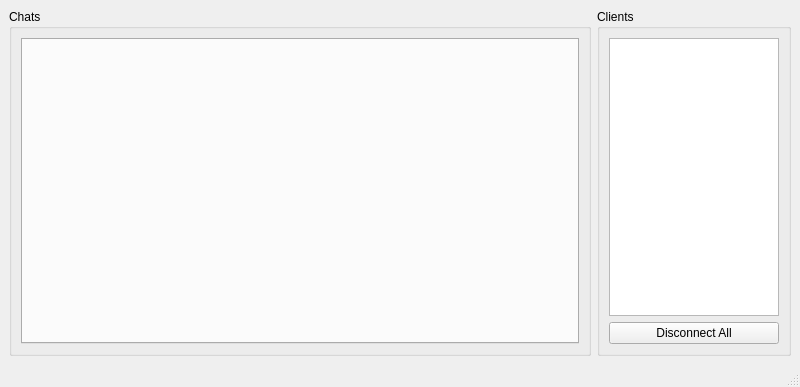
<?xml version="1.0" encoding="UTF-8"?>
<ui version="4.0">
 <class>MainWindow</class>
 <widget class="QMainWindow" name="MainWindow">
  <property name="geometry">
   <rect>
    <x>0</x>
    <y>0</y>
    <width>800</width>
    <height>387</height>
   </rect>
  </property>
  <property name="windowTitle">
   <string>Server</string>
  </property>
  <widget class="QWidget" name="centralwidget">
   <layout class="QHBoxLayout" name="horizontalLayout" stretch="3,1">
    <item>
     <widget class="QGroupBox" name="grpChats">
      <property name="title">
       <string>Chats</string>
      </property>
      <layout class="QVBoxLayout" name="verticalLayout_2">
       <item>
        <widget class="QTabWidget" name="tbChats">
         <property name="currentIndex">
          <number>-1</number>
         </property>
         <property name="tabsClosable">
          <bool>true</bool>
         </property>
        </widget>
       </item>
      </layout>
     </widget>
    </item>
    <item>
     <widget class="QGroupBox" name="grpClients">
      <property name="title">
       <string>Clients</string>
      </property>
      <layout class="QVBoxLayout" name="verticalLayout">
       <item>
        <widget class="QListWidget" name="lstClients"/>
       </item>
       <item>
        <widget class="QPushButton" name="btnDisconnectAll">
         <property name="text">
          <string>Disconnect All</string>
         </property>
        </widget>
       </item>
      </layout>
     </widget>
    </item>
   </layout>
  </widget>
  <widget class="QMenuBar" name="menubar">
   <property name="geometry">
    <rect>
     <x>0</x>
     <y>0</y>
     <width>800</width>
     <height>23</height>
    </rect>
   </property>
  </widget>
  <widget class="QStatusBar" name="statusbar"/>
 </widget>
 <resources/>
 <connections/>
</ui>
